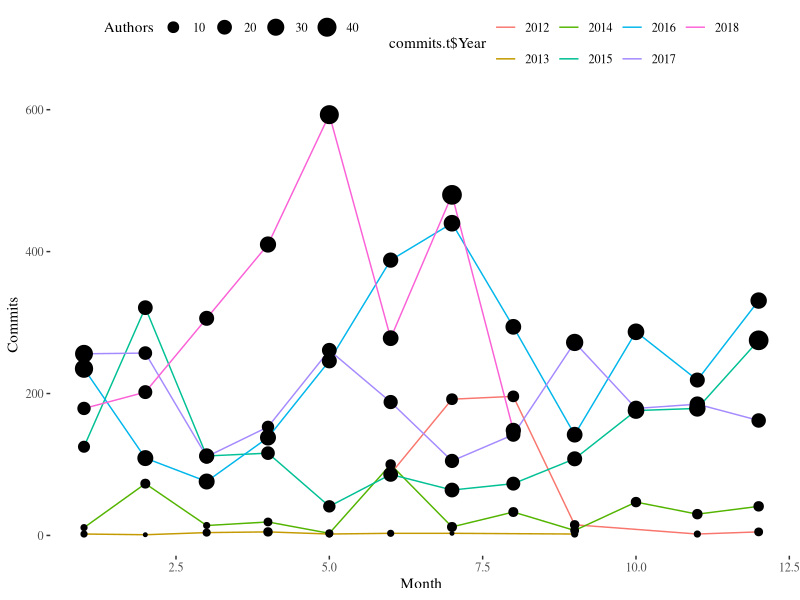
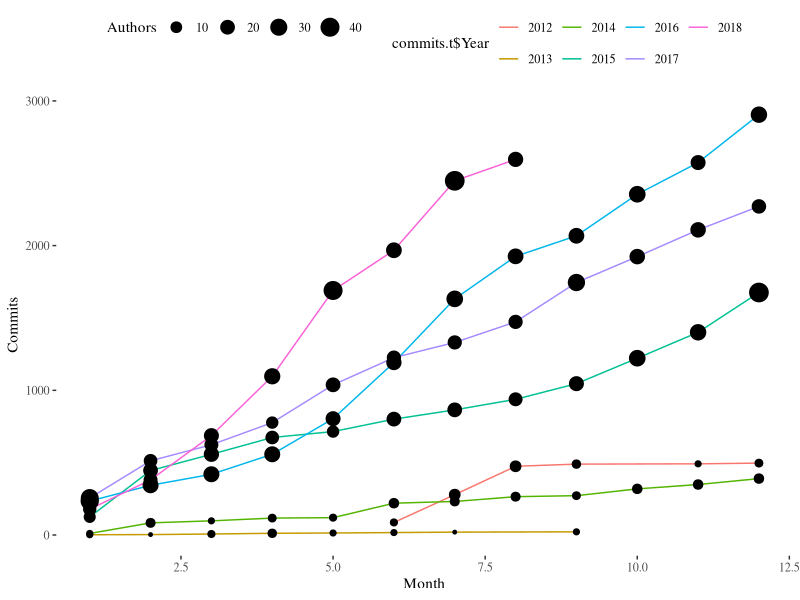
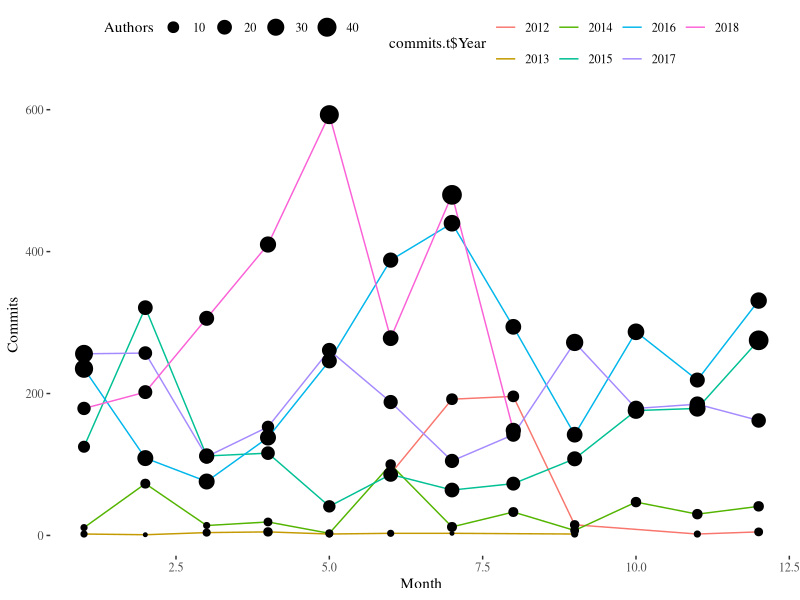
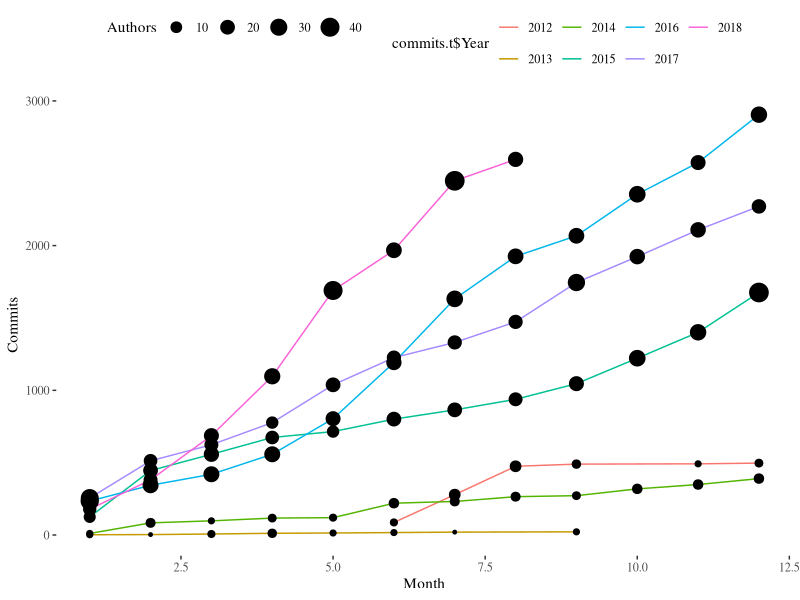

Write the R code that produced these figures, in order.
library(ggplot2)
library(ggthemes)
library(dplyr)

commits.t <- read.csv("../data/commits-year-month.csv")
commits.t <- commits.t[-nrow(commits.t),] # Last month is not complete
commits.t$Year <- as.factor(commits.t$Year)
ggplot(commits.t, aes(x=Month,y=Commits,group=Year))+geom_line(aes(color=commits.t$Year))+geom_point(aes(size=Authors))+theme_tufte()+theme(legend.position="top")
ggsave("../illos/commits-year-month.png",width=16, height=9)
ggplot(commits.t %>% group_by(Year) %>% mutate(Commits=cumsum(Commits)), aes(x=Month,y=Commits,group=Year))+geom_line(aes(color=commits.t$Year))+geom_point(aes(size=Authors))+theme_tufte()+theme(legend.position="top")
ggsave("../illos/cumulative-commits-year.png",width=16, height=9)
